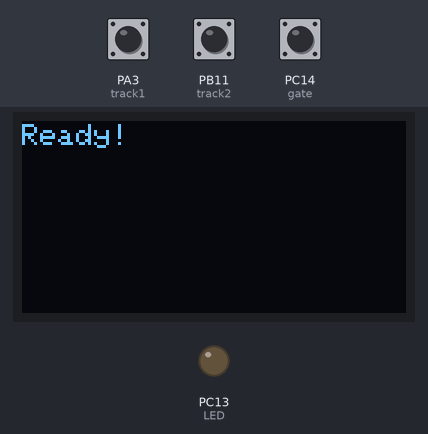
This sketch was run on a simulated STM32 Blue Pill. Shown: 128×64 one-colour display, output pins drawn as LEDs (lit = HIGH). Dashed ring = blinking. Inputs (shaded band) come from the test bench; at power-on: PC14 (gate) HIGH, PA3 (track1) HIGH, PB11 (track2) HIGH. What the sketch prints to the serial monitor is not drawn.

Above: at 1.2 s.
1.3 s: PC14 (gate) pulled LOW for 0.15 s
At 1.47 s:
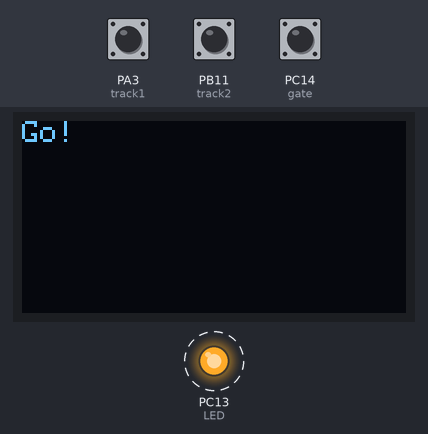
2.0 s: PA3 (track1) pulled LOW for 0.15 s
At 2.7 s:
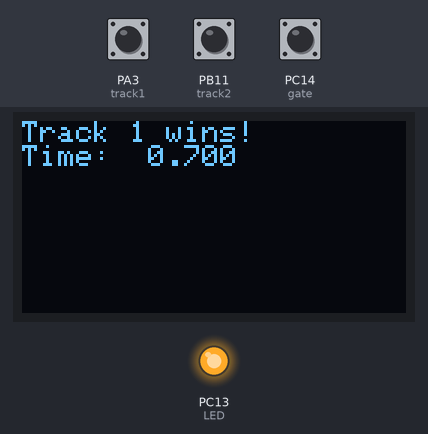
3.6 s: PC14 (gate) pulled LOW for 1 s
At 3.87 s:
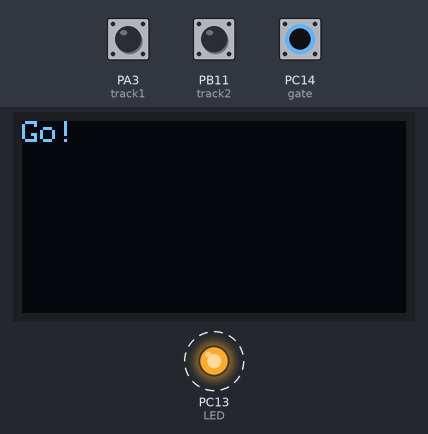
5.2 s: PB11 (track2) pulled LOW for 0.15 s
At 6.3 s:
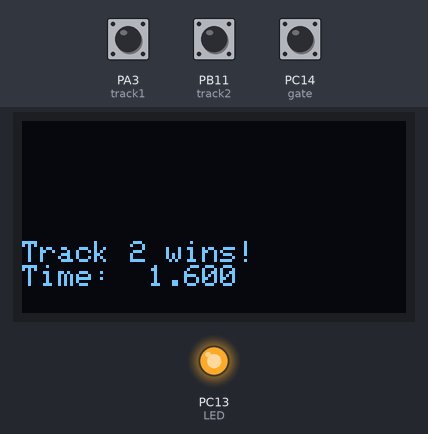
6.8 s: PA3 (track1) pulled LOW for 1 s
At 8.1 s:
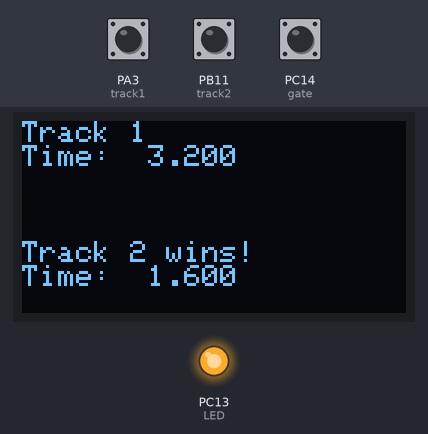
9.3 s: PC14 (gate) pulled LOW for 3.2 s
At 9.57 s:
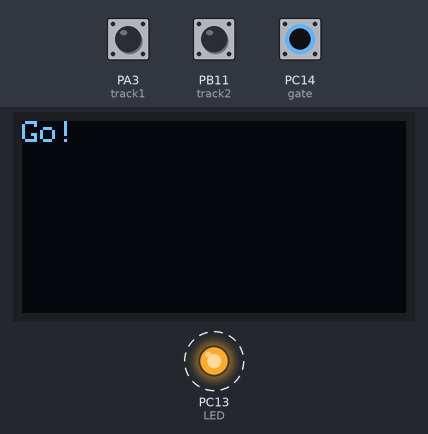
Timing chart, 0 to 14.1 s (numbered marks = the images above; inputs shaded):
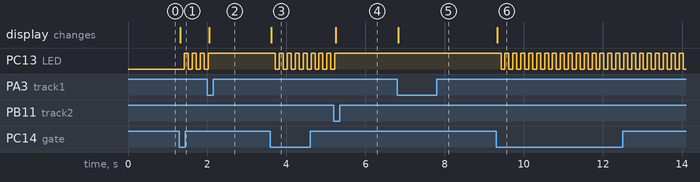

Measured:
- after the input at 1.3 s, PC13 (LED): alternates HIGH for 0.10 s and LOW for 0.10 s, starting after 0.13 s; the display: changes at once (image 1)
- after the input at 2.0 s, PC13 (LED): goes on until 2.0 s, then stays HIGH; the display: changes after 0.05 s (image 2)
- after the input at 3.6 s, PC13 (LED): alternates HIGH for 0.10 s and LOW for 0.10 s, starting after 0.13 s; the display: changes at once (image 3)
- after the input at 5.2 s, PC13 (LED): goes on until 5.2 s, then stays HIGH; the display: changes after 0.05 s (image 4)
- after the input at 6.8 s, the display: changes at once (image 5)
- after the input at 9.3 s, PC13 (LED): alternates HIGH for 0.10 s and LOW for 0.10 s, starting after 0.13 s; the display: changes at once (image 6)

The sketch:

TrackTimer.ino
```cpp
#include <SPI.h>
#include <Wire.h>
#include <Adafruit_GFX.h>
#include <Adafruit_SSD1306_STM32.h>

#define OLED_RESET 4
Adafruit_SSD1306 display(OLED_RESET);


int LED = PC13;
int track1 = PA3;
int track2 = PB11;
int gate = PC14;

volatile int track1State;
volatile int track2State;
volatile int gateState;
volatile int raceState;
volatile int TOTtripped;
static unsigned long TOTmax = 30000; // If you cant make it down the track in 30 seconds, something is broke.
volatile unsigned long TOT; // time out timer
volatile unsigned long startTime = 3;
volatile unsigned long track1Time = 3;
volatile unsigned long track2Time = 3;

void setup() {


  Serial.begin(115200); // init the serial
 /* // this is for debugging only.  It will stop the uC if there isnt something watching the serial port
    while (!Serial) {
    ; // wait for serial port to connect. Needed for native USB
  }
  */
  Serial.println("https://github.com/yNosGR/TrackTimer");
  //init and setup the display
  display.begin(SSD1306_SWITCHCAPVCC, 0X3c);
  display.clearDisplay();
  display.setTextColor(WHITE);
  display.setTextSize(1);
  display.setRotation(2); // to rotate 180 degrees, uncomment this line
  display.setCursor(0,1);
  display.print("Ready!");
  display.setCursor(0,40);

  display.display();

  // set out outputs
  pinMode(LED, OUTPUT); // set the LED pin to an output
  // set our inputs
  pinMode(track1,INPUT_PULLUP);
  attachInterrupt(track1, track1Event, FALLING);
  pinMode(track2,INPUT_PULLUP);
  attachInterrupt(track2, track2Event, FALLING);
  pinMode(gate,INPUT_PULLUP);
  attachInterrupt(gate, gateDrop, FALLING);


}
void gateDrop(){
  startTime = millis();
  track1Time = 0;
  track2Time = 0;
  track1State = 0;
  track2State = 0;
  gateState = 0;
  raceState = 1;
  TOTtripped = 0;
  Serial.println("Go!");
  display.clearDisplay();
  display.setCursor(0,0);
  display.println("Go!");
  display.display();

}

void track1Event() {
 track1Time = millis()-startTime;
 track1State = 1;
}

void track2Event() {
 track2Time = millis()-startTime;
 track2State = 1;
}

void loop() {
  while (track1Time == 0 && track2Time == 0) {
    display.clearDisplay();
    display.setCursor(0,0);
    display.println("Gate Dropped");
    delay(100);
    digitalWrite(LED, !digitalRead(LED));
    //Serial.print(digitalRead(track1));Serial.print(","); Serial.print(digitalRead(track2));Serial.print(","); Serial.println(digitalRead(gate));
    //Serial.print(track1Time);Serial.print(","); Serial.print(track2Time);Serial.print(","); Serial.println(startTime);
  }
  while ((!track1Time == 0 || !track2Time == 0) && (track1State != track2State) && !TOTtripped) {
    raceState = 1;
    TOT = millis() - startTime;
    if (track1Time == 0 && TOT <= TOTmax){
      Serial.print("Track 2 Wins!: ");
      Serial.println(track2Time);
      Serial.print(digitalRead(track1));Serial.print(","); Serial.print(digitalRead(track2));Serial.print(","); Serial.println(digitalRead(gate));
      display.clearDisplay();
      display.setCursor(0,40);
      display.println("Track 2 wins!");
      display.print("Time:  "); display.print(track2Time/1000);display.print(".");display.print(track2Time%1000);
      display.display();

      delay(150);
    }
    if (track2Time == 0 && TOT <= TOTmax){
      TOT = millis() - startTime;
      Serial.print("Track 1 Wins!: ");
      Serial.println(track1Time);
      Serial.print(digitalRead(track1));Serial.print(","); Serial.print(digitalRead(track2));Serial.print(","); Serial.println(digitalRead(gate));
      TOT++;
      display.clearDisplay();
      display.setCursor(0,0);
      display.println("Track 1 wins!");
      display.print("Time:  "); display.print(track1Time/1000);display.print("."); display.print(track1Time%1000);
      display.display();

      delay(150);
    }
    while (TOT >= TOTmax){
      if (!TOTtripped){
        Serial.println("Timeout!");
        TOTtripped = 1 ;
      }
    }
  }
  while (raceState == 1) {
    if (track1Time<track2Time){
      Serial.println("Display Finish Stats");
      display.clearDisplay();
      display.setCursor(0,0);
      display.println("Track 1 wins!");
      display.print("Time:  "); display.print(track1Time/1000);display.print("."); display.print(track1Time%1000);
      display.setCursor(0,40);
      display.println("Track 2");
      display.print("Time:  "); display.print(track2Time/1000);display.print("."); display.print(track2Time%1000);
      display.display();

    }
    if (track1Time>track2Time){
      Serial.println("Display Finish Stats");
      display.clearDisplay();
      display.setCursor(0,0);
      display.println("Track 1");
      display.print("Time:  "); display.print(track1Time/1000);display.print("."); display.print(track1Time%1000);
      display.setCursor(0,40);
      display.println("Track 2 wins!");
      display.print("Time:  "); display.print(track2Time/1000);display.print("."); display.print(track2Time%1000);
      display.display();

    }
    Serial.println("Reset raceState");
    raceState = 0;
  }

}
```
